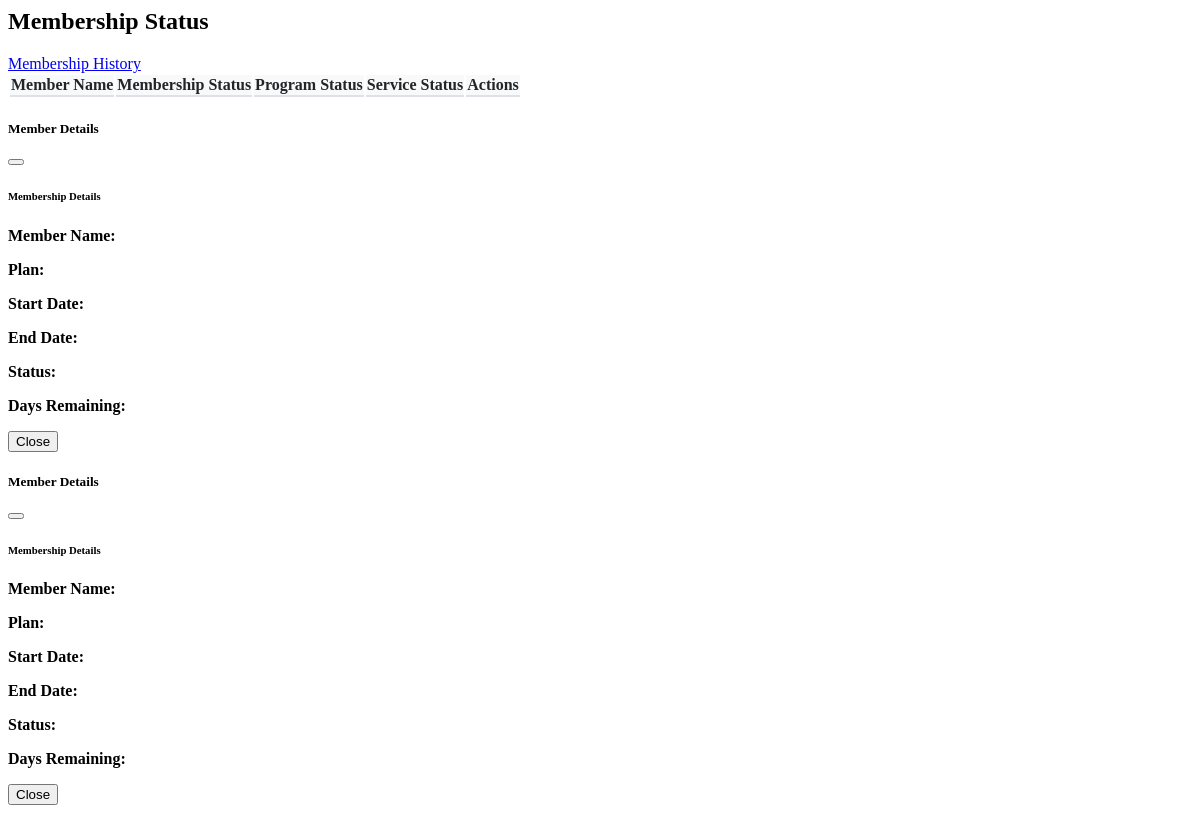
The app's page /admin/pages/members/members_status.php, older data.
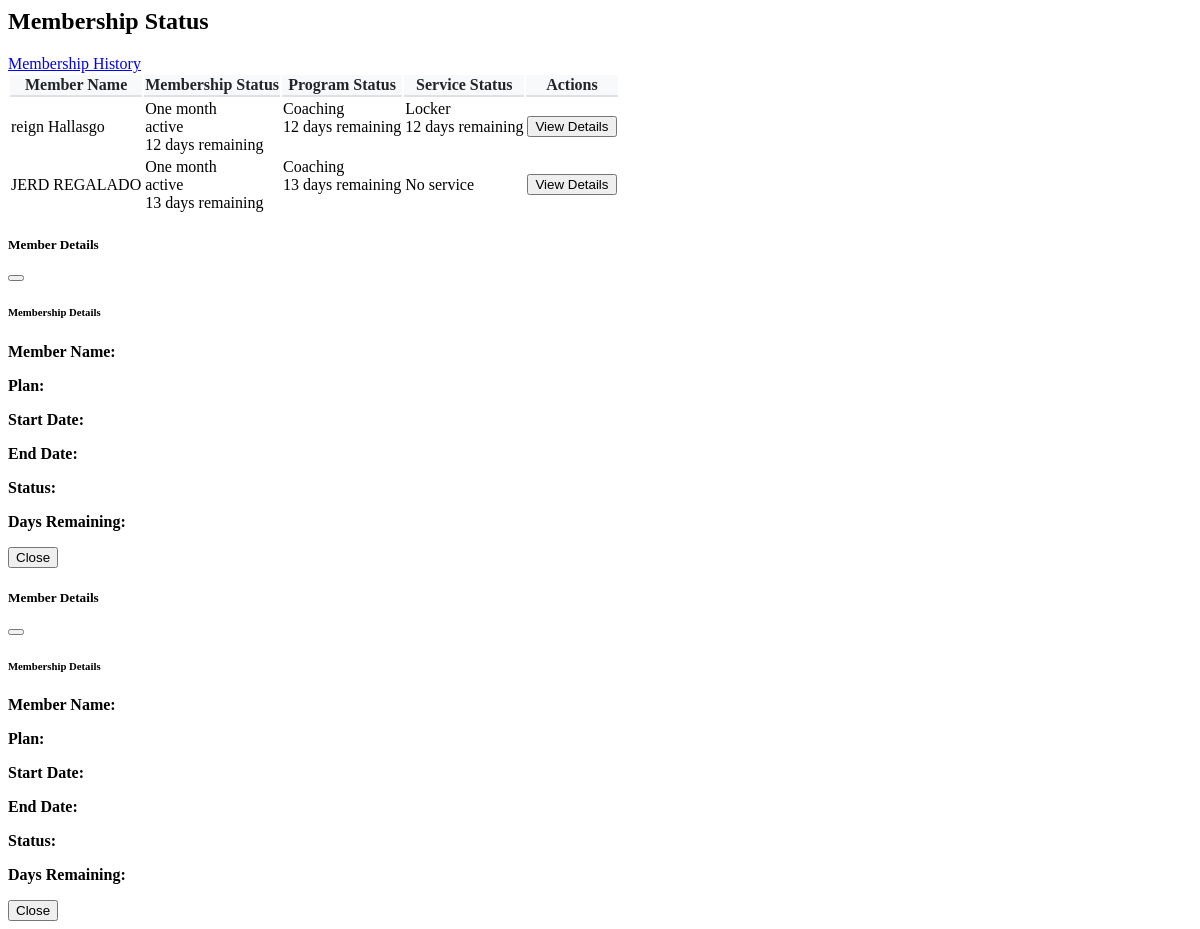
The same page, newer data.
### tables this page shows
CREATE TABLE `memberships` (
  `id` int(11) NOT NULL,
  `transaction_id` int(11) NOT NULL,
  `membership_plan_id` int(11) NOT NULL,
  `start_date` date NOT NULL,
  `end_date` date NOT NULL,
  `amount` decimal(10,2) NOT NULL,
  `status` enum('active','expiring','expired') NOT NULL,
  `is_paid` tinyint(1) NOT NULL DEFAULT 0,
  `payment_date` datetime DEFAULT NULL,
  `created_at` timestamp NOT NULL DEFAULT current_timestamp(),
  `updated_at` timestamp NOT NULL DEFAULT current_timestamp() ON UPDATE current_timestamp()
);

### admin/pages/members/members_status.php (the view, shortened to what this page needs)
<?php
$database = new Database();
$pdo = $database->connect();
$query = "SELECT
    CONCAT(pd.first_name, ' ', pd.last_name) as full_name,
    m.id as membership_id,
    mp.plan_name as membership_plan,
    m.start_date as membership_start,
    m.end_date as membership_end,
    m.status as membership_status,
    CASE
        WHEN m.status = 'expired' THEN 'Expired'
        ELSE CONCAT(DATEDIFF(m.end_date, CURDATE()), ' days remaining')
    END as days_remaining,
    t.created_at as transaction_date,
    GROUP_CONCAT(
        DISTINCT
        CONCAT(
            p.program_name, '|',
            COALESCE(coach.first_name, ''), ' ', COALESCE(coach.last_name, ''), '|',
            ps.start_date, '|',
            ps.end_date, '|',
            CASE
                WHEN ps.end_date IS NULL THEN NULL
                WHEN ps.end_date < CURDATE() THEN 'Expired'
                ELSE CONCAT(DATEDIFF(ps.end_date, CURDATE()), ' days remaining')
            END
        ) SEPARATOR ';'
    ) as program_details,
    GROUP_CONCAT(
        DISTINCT
        CONCAT(
            srv.service_name, '|',
            rs.start_date, '|',
            rs.end_date, '|',
            CASE
                WHEN rs.end_date IS NULL THEN NULL
                WHEN rs.end_date < CURDATE() THEN 'Expired'
                ELSE CONCAT(DATEDIFF(rs.end_date, CURDATE()), ' days remaining')
            END
        ) SEPARATOR ';'
    ) as service_details
FROM users u
INNER JOIN personal_details pd ON u.id = pd.user_id
INNER JOIN transactions t ON u.id = t.user_id AND t.status = 'confirmed'
INNER JOIN memberships m ON t.id = m.transaction_id
INNER JOIN membership_plans mp ON m.membership_plan_id = mp.id
LEFT JOIN program_subscriptions ps ON t.id = ps.transaction_id
LEFT JOIN programs p ON ps.program_id = p.id
LEFT JOIN users coach_user ON ps.coach_id = coach_user.id
LEFT JOIN personal_details coach ON coach_user.id = coach.user_id
LEFT JOIN rental_subscriptions rs ON t.id = rs.transaction_id
LEFT JOIN rental_services srv ON rs.rental_service_id = srv.id
WHERE u.is_active = 1
AND m.status IN ('active', 'expiring')
AND m.is_paid = 1
GROUP BY u.id, pd.first_name, pd.last_name, m.id, mp.plan_name, m.start_date, m.end_date, m.status
ORDER BY
    CASE m.status
        WHEN 'expiring' THEN 1
        WHEN 'active' THEN 2
        ELSE 3
    END,
    m.end_date ASC";
$stmt = $pdo->prepare($query);
$stmt->execute();
$members = $stmt->fetchAll(PDO::FETCH_ASSOC);
?>
    <div class="container-fluid py-4">
        <div class="d-flex justify-content-between align-items-center mb-4">
            <h2>Membership Status</h2>
            <a href="../admin/membership_history" class="btn btn-info">
                <i class="fas fa-history"></i> Membership History
            </a>
        </div>
        <div class="card">
            <div class="card-body">
            <table id="subscriptionsTable" class="table table-striped table-bordered scrollable-table w-100">
                <thead>
                <tr>
                    <th>Member Name</th>
                    <th>Membership Status</th>
                    <th>Program Status</th>
                    <th>Service Status</th>
                    <th>Actions</th>
                </tr>
                </thead>
                <tbody>
                <?php foreach($members as $row): ?>
                <tr>
                    <td><?php echo htmlspecialchars($row['full_name']); ?></td>
                    <td>
                    <?php echo htmlspecialchars($row['membership_plan']); ?>
                    <br>
                    <span class="badge <?php
                        echo strpos($row['membership_status'], 'Expired') !== false ? 'bg-danger' : 'bg-success';
                        ?>">
                        <?php echo $row['membership_status']; ?>
                    </span>
                    <br>
                    <span class="badge <?php
                        echo strpos($row['days_remaining'], 'Expired') !== false ? 'bg-danger' : 'bg-success';
                        ?>">
                        <?php echo $row['days_remaining']; ?>
                    </span>
                    </td>
                    <td>
                    <?php
                    if ($row['program_details']) {
                        $programs = explode(';', $row['program_details']);
                        foreach ($programs as $program) {
                        $details = explode('|', $program);
                        echo htmlspecialchars($details[0]);
                        echo '<br>';
                        echo '<span class="badge ' .
                            (strpos($details[4], 'Expired') !== false ? 'bg-danger' : 'bg-success') .
                            '">' . htmlspecialchars($details[4]) . '</span>';
                        echo '<br><br>';
                        }
                    } else {
                        echo '<span class="text-muted">No program</span>';
                    }
                    ?>
                    </td>
                    <td>
                    <?php
                    if ($row['service_details']) {
                        $services = explode(';', $row['service_details']);
                        foreach ($services as $service) {
                        $details = explode('|', $service);
                        echo htmlspecialchars($details[0]);
                        echo '<br>';
                        echo '<span class="badge ' .
                            (strpos($details[3], 'Expired') !== false ? 'bg-danger' : 'bg-success') .
                            '">' . htmlspecialchars($details[3]) . '</span>';
                        echo '<br><br>';
                        }
                    } else {
                        echo '<span class="text-muted">No service</span>';
                    }
                    ?>
                    </td>
                    <td>
                    <button type="button"
                        class="btn btn-primary btn-sm view-details"
                        data-bs-toggle="modal"
                        data-bs-target="#detailsModal"
                        data-details='<?php echo json_encode($row, JSON_HEX_APOS | JSON_HEX_QUOT); ?>'>
                        <i class="bi bi-eye"></i> View Details
                    </button>
                    </td>
                </tr>
                <?php endforeach; ?>
                </tbody>
            </table>
            </div>
        </div>
        <div class="modal fade" id="detailsModal" tabindex="-1" aria-labelledby="detailsModalLabel" aria-hidden="true">
            <div class="modal-dialog">
                <div class="modal-content">
                    <div class="modal-header">
                        <h5 class="modal-title" id="detailsModalLabel">Member Details</h5>
                        <button type="button" class="btn-close" data-bs-dismiss="modal" aria-label="Close"></button>
                    </div>
                    <div class="modal-body">
                        <div class="mb-4">
                            <h6 class="fw-bold">Membership Details</h6>
                            <p class="mb-1"><strong>Member Name:</strong> <span id="memberName"></span></p>
                            <p class="mb-1"><strong>Plan:</strong> <span id="membershipPlan"></span></p>
                            <p class="mb-1"><strong>Start Date:</strong> <span id="membershipStart"></span></p>
                            <p class="mb-1"><strong>End Date:</strong> <span id="membershipEnd"></span></p>
                            <p class="mb-1"><strong>Status:</strong> <span id="membershipStatus"></span></p>
                            <p class="mb-1"><strong>Days Remaining:</strong> <span id="membershipDaysRemaining"></span></p>
                        </div>
                    </div>
                    <div class="modal-footer">
                        <button type="button" class="btn btn-secondary" data-bs-dismiss="modal">Close</button>
                    </div>
                </div>
            </div>
        </div>
        <div class="modal fade" id="membershipDetailsModal" tabindex="-1" aria-labelledby="membershipDetailsModalLabel" aria-hidden="true">
            <div class="modal-dialog">
                <div class="modal-content">
                    <div class="modal-header">
                        <h5 class="modal-title" id="membershipDetailsModalLabel">Member Details</h5>
                        <button type="button" class="btn-close" data-bs-dismiss="modal" aria-label="Close"></button>
                    </div>
                    <div class="modal-body">
                        <div class="mb-4">
                            <h6 class="fw-bold">Membership Details</h6>
                            <p class="mb-1"><strong>Member Name:</strong> <span id="historyMemberName"></span></p>
                            <p class="mb-1"><strong>Plan:</strong> <span id="historyMembershipPlan"></span></p>
                            <p class="mb-1"><strong>Start Date:</strong> <span id="historyMembershipStart"></span></p>
                            <p class="mb-1"><strong>End Date:</strong> <span id="historyMembershipEnd"></span></p>
                            <p class="mb-1"><strong>Status:</strong> <span id="historyMembershipStatus"></span></p>
                            <p class="mb-1"><strong>Days Remaining:</strong> <span id="historyMembershipDaysRemaining"></span></p>
                        </div>
                    </div>
                    <div class="modal-footer">
                        <button type="button" class="btn btn-secondary" data-bs-dismiss="modal">Close</button>
                    </div>
                </div>
            </div>
        </div>
    </div>

### admin/pages/members/members_status.php (style rules this page uses)
.table thead th { background-color: #f8f9fa; color: #212529; font-weight: 600; border-bottom: 2px solid #dee2e6; }

Row changes from the older to the newer data that the page shows:
added memberships: full_name "reign Hallasgo", membership_plan "One month", status "active", days_remaining "12 days remaining", details "Coaching", details "12 days remaining", details "Locker"
added memberships: full_name "JERD REGALADO", membership_plan "One month", status "active", days_remaining "13 days remaining", details "Coaching", details "13 days remaining", shows "No service"
